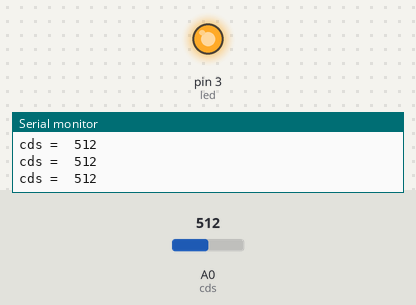
Bench run of a sketch on a simulated Arduino Uno, built with avr-gcc and run on an emulated ATmega328P. Shown: output pins drawn as LEDs (lit = HIGH), the last lines printed to the serial monitor. The inputs (shaded band) are chosen by the test bench; at power-on: A0 (cds) = 512.

Above: at 1.2 s.
1.3 s: A0 (cds) set to 483
At 2.3 s:
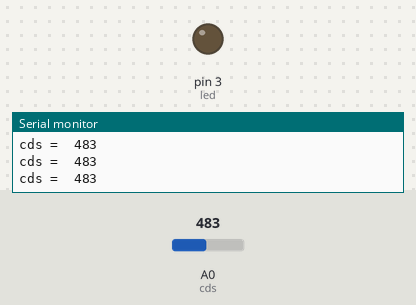
2.8 s: A0 (cds) set to 510
At 3.3 s:
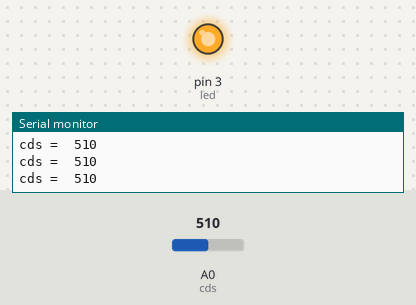
4.3 s: A0 (cds) set to 490
At 5.6 s:
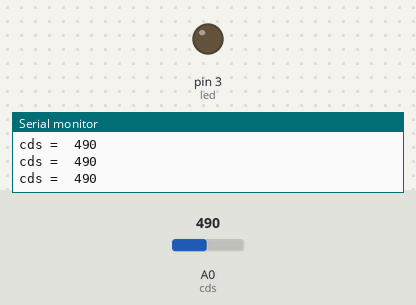
Timing chart, 0 to 7.3 s (numbered marks = the images above; inputs shaded):
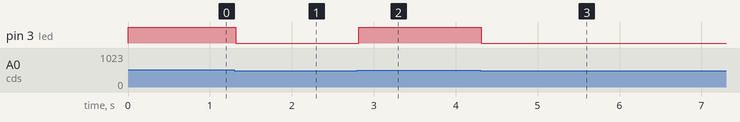

The sketch:

2-1-2.ino
```cpp
// 조도센서를 아날로그 0핀(A0)에 연결합니다.
int cds = A0;
// LED를 3번핀에 연결합니다.
int led = 3;

void setup() {
    pinMode(led, OUTPUT);

    Serial.begin(9600);
}

void loop() {
// 조도센서로 부터 측정된 밝기 값을 읽습니다.
// 조도센서로 부터 입력되어지는 전압의 크기 (0~5V)에 따라 0~1023 범위의 값으로 변환되어 반환합니다.
    int cdsValue = analogRead(cds);
    // 측정된 밝기 값를 시리얼 모니터에 출력합니다.
    Serial.print("cds =  ");
    Serial.println(cdsValue);

    // 조도센서로 부터 측정된 밝기 값이 220보다 크다면, 아래의 블록을 실행합니다.
    if (cdsValue > 500) {
            // LED가 연결된 핀의 로직레벨을 HIGH (5V)로 설정하여, LED가 켜지도록 합니다.
            digitalWrite(led, HIGH);

    // 조도센서로 부터 측정된 밝기 값이 50보다 작면, 아래의 블록을 실행합니다.
    } else {
            // LED가 연결된 핀의 로직레벨을 LOW (0V)로 설정하여, LED가 꺼지도록 합니다.
            digitalWrite(led, LOW);
    }
}
```

Measured:
- the behaviour switches between 501 and 500 on A0 (cds) (found by bisection; images 0 and 1)
- after the input at 1.3 s, pin 3 (led): HIGH → LOW at once
- after the input at 2.8 s, pin 3 (led): LOW → HIGH at once
- after the input at 4.3 s, pin 3 (led): HIGH → LOW at once
